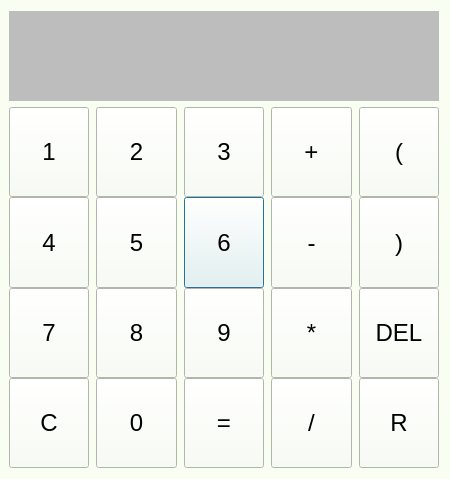
<?xml version="1.0" encoding="UTF-8"?>
<ui version="4.0">
 <class>Dialog</class>
 <widget class="QDialog" name="Dialog">
  <property name="geometry">
   <rect>
    <x>0</x>
    <y>0</y>
    <width>450</width>
    <height>479</height>
   </rect>
  </property>
  <property name="sizePolicy">
   <sizepolicy hsizetype="Expanding" vsizetype="Expanding">
    <horstretch>0</horstretch>
    <verstretch>0</verstretch>
   </sizepolicy>
  </property>
  <property name="maximumSize">
   <size>
    <width>450</width>
    <height>479</height>
   </size>
  </property>
  <property name="font">
   <font>
    <family>Arial</family>
    <pointsize>18</pointsize>
    <weight>50</weight>
    <italic>false</italic>
    <bold>false</bold>
   </font>
  </property>
  <property name="windowTitle">
   <string>计算器</string>
  </property>
  <property name="windowIcon">
   <iconset>
    <normaloff>:/icon/计算器.png</normaloff>:/icon/计算器.png</iconset>
  </property>
  <property name="styleSheet">
   <string notr="true">background-color: rgb(248, 255, 242);
font: 18pt &quot;Arial&quot;;
</string>
  </property>
  <layout class="QGridLayout" name="gridLayout_2" rowstretch="2,8">
   <property name="leftMargin">
    <number>9</number>
   </property>
   <property name="horizontalSpacing">
    <number>7</number>
   </property>
   <item row="1" column="0">
    <layout class="QGridLayout" name="gridLayout">
     <property name="horizontalSpacing">
      <number>7</number>
     </property>
     <item row="1" column="2">
      <widget class="QPushButton" name="pushButton_6">
       <property name="sizePolicy">
        <sizepolicy hsizetype="Expanding" vsizetype="Expanding">
         <horstretch>0</horstretch>
         <verstretch>0</verstretch>
        </sizepolicy>
       </property>
       <property name="text">
        <string>6</string>
       </property>
      </widget>
     </item>
     <item row="2" column="2">
      <widget class="QPushButton" name="pushButton_9">
       <property name="sizePolicy">
        <sizepolicy hsizetype="Expanding" vsizetype="Expanding">
         <horstretch>0</horstretch>
         <verstretch>0</verstretch>
        </sizepolicy>
       </property>
       <property name="text">
        <string>9</string>
       </property>
      </widget>
     </item>
     <item row="1" column="1">
      <widget class="QPushButton" name="pushButton_5">
       <property name="sizePolicy">
        <sizepolicy hsizetype="Expanding" vsizetype="Expanding">
         <horstretch>0</horstretch>
         <verstretch>0</verstretch>
        </sizepolicy>
       </property>
       <property name="text">
        <string>5</string>
       </property>
      </widget>
     </item>
     <item row="3" column="2">
      <widget class="QPushButton" name="pushButton_equ">
       <property name="sizePolicy">
        <sizepolicy hsizetype="Expanding" vsizetype="Expanding">
         <horstretch>0</horstretch>
         <verstretch>0</verstretch>
        </sizepolicy>
       </property>
       <property name="text">
        <string>=</string>
       </property>
      </widget>
     </item>
     <item row="3" column="3">
      <widget class="QPushButton" name="pushButton_div">
       <property name="sizePolicy">
        <sizepolicy hsizetype="Expanding" vsizetype="Expanding">
         <horstretch>0</horstretch>
         <verstretch>0</verstretch>
        </sizepolicy>
       </property>
       <property name="text">
        <string>/</string>
       </property>
      </widget>
     </item>
     <item row="3" column="0">
      <widget class="QPushButton" name="pushButton_c">
       <property name="sizePolicy">
        <sizepolicy hsizetype="Expanding" vsizetype="Expanding">
         <horstretch>0</horstretch>
         <verstretch>0</verstretch>
        </sizepolicy>
       </property>
       <property name="text">
        <string>C</string>
       </property>
      </widget>
     </item>
     <item row="2" column="0">
      <widget class="QPushButton" name="pushButton_7">
       <property name="sizePolicy">
        <sizepolicy hsizetype="Expanding" vsizetype="Expanding">
         <horstretch>0</horstretch>
         <verstretch>0</verstretch>
        </sizepolicy>
       </property>
       <property name="text">
        <string>7</string>
       </property>
      </widget>
     </item>
     <item row="1" column="3">
      <widget class="QPushButton" name="pushButton_sub">
       <property name="sizePolicy">
        <sizepolicy hsizetype="Expanding" vsizetype="Expanding">
         <horstretch>0</horstretch>
         <verstretch>0</verstretch>
        </sizepolicy>
       </property>
       <property name="text">
        <string>-</string>
       </property>
      </widget>
     </item>
     <item row="0" column="0">
      <widget class="QPushButton" name="pushButton_1">
       <property name="sizePolicy">
        <sizepolicy hsizetype="Expanding" vsizetype="Expanding">
         <horstretch>0</horstretch>
         <verstretch>0</verstretch>
        </sizepolicy>
       </property>
       <property name="font">
        <font>
         <family>Arial</family>
         <pointsize>18</pointsize>
         <weight>50</weight>
         <italic>false</italic>
         <bold>false</bold>
        </font>
       </property>
       <property name="autoFillBackground">
        <bool>false</bool>
       </property>
       <property name="styleSheet">
        <string notr="true"/>
       </property>
       <property name="text">
        <string>1</string>
       </property>
       <property name="autoDefault">
        <bool>true</bool>
       </property>
      </widget>
     </item>
     <item row="2" column="1">
      <widget class="QPushButton" name="pushButton_8">
       <property name="sizePolicy">
        <sizepolicy hsizetype="Expanding" vsizetype="Expanding">
         <horstretch>0</horstretch>
         <verstretch>0</verstretch>
        </sizepolicy>
       </property>
       <property name="text">
        <string>8</string>
       </property>
      </widget>
     </item>
     <item row="0" column="1">
      <widget class="QPushButton" name="pushButton_2">
       <property name="sizePolicy">
        <sizepolicy hsizetype="Expanding" vsizetype="Expanding">
         <horstretch>0</horstretch>
         <verstretch>0</verstretch>
        </sizepolicy>
       </property>
       <property name="styleSheet">
        <string notr="true"/>
       </property>
       <property name="text">
        <string>2</string>
       </property>
       <property name="autoDefault">
        <bool>true</bool>
       </property>
      </widget>
     </item>
     <item row="3" column="1">
      <widget class="QPushButton" name="pushButton_0">
       <property name="sizePolicy">
        <sizepolicy hsizetype="Expanding" vsizetype="Expanding">
         <horstretch>0</horstretch>
         <verstretch>0</verstretch>
        </sizepolicy>
       </property>
       <property name="text">
        <string>0</string>
       </property>
      </widget>
     </item>
     <item row="0" column="3">
      <widget class="QPushButton" name="pushButton_add">
       <property name="sizePolicy">
        <sizepolicy hsizetype="Expanding" vsizetype="Expanding">
         <horstretch>0</horstretch>
         <verstretch>0</verstretch>
        </sizepolicy>
       </property>
       <property name="text">
        <string>+</string>
       </property>
      </widget>
     </item>
     <item row="1" column="0">
      <widget class="QPushButton" name="pushButton_4">
       <property name="sizePolicy">
        <sizepolicy hsizetype="Expanding" vsizetype="Expanding">
         <horstretch>0</horstretch>
         <verstretch>0</verstretch>
        </sizepolicy>
       </property>
       <property name="text">
        <string>4</string>
       </property>
      </widget>
     </item>
     <item row="0" column="2">
      <widget class="QPushButton" name="pushButton_3">
       <property name="sizePolicy">
        <sizepolicy hsizetype="Expanding" vsizetype="Expanding">
         <horstretch>0</horstretch>
         <verstretch>0</verstretch>
        </sizepolicy>
       </property>
       <property name="text">
        <string>3</string>
       </property>
       <property name="default">
        <bool>false</bool>
       </property>
      </widget>
     </item>
     <item row="2" column="3">
      <widget class="QPushButton" name="pushButton_mul">
       <property name="sizePolicy">
        <sizepolicy hsizetype="Expanding" vsizetype="Expanding">
         <horstretch>0</horstretch>
         <verstretch>0</verstretch>
        </sizepolicy>
       </property>
       <property name="text">
        <string>*</string>
       </property>
      </widget>
     </item>
     <item row="0" column="4">
      <widget class="QPushButton" name="pushButton_left">
       <property name="sizePolicy">
        <sizepolicy hsizetype="Expanding" vsizetype="Expanding">
         <horstretch>0</horstretch>
         <verstretch>0</verstretch>
        </sizepolicy>
       </property>
       <property name="text">
        <string>(</string>
       </property>
      </widget>
     </item>
     <item row="1" column="4">
      <widget class="QPushButton" name="pushButton_right">
       <property name="sizePolicy">
        <sizepolicy hsizetype="Expanding" vsizetype="Expanding">
         <horstretch>0</horstretch>
         <verstretch>0</verstretch>
        </sizepolicy>
       </property>
       <property name="text">
        <string>)</string>
       </property>
      </widget>
     </item>
     <item row="2" column="4">
      <widget class="QPushButton" name="pushButton_del">
       <property name="sizePolicy">
        <sizepolicy hsizetype="Expanding" vsizetype="Expanding">
         <horstretch>0</horstretch>
         <verstretch>0</verstretch>
        </sizepolicy>
       </property>
       <property name="text">
        <string>DEL</string>
       </property>
      </widget>
     </item>
     <item row="3" column="4">
      <widget class="QPushButton" name="pushButton_r">
       <property name="sizePolicy">
        <sizepolicy hsizetype="Expanding" vsizetype="Expanding">
         <horstretch>0</horstretch>
         <verstretch>0</verstretch>
        </sizepolicy>
       </property>
       <property name="text">
        <string>R</string>
       </property>
      </widget>
     </item>
    </layout>
   </item>
   <item row="0" column="0">
    <widget class="QLabel" name="label">
     <property name="styleSheet">
      <string notr="true">font: 48pt &quot;Arial&quot;;
background-color: rgb(189, 189, 189);
</string>
     </property>
     <property name="text">
      <string/>
     </property>
     <property name="textFormat">
      <enum>Qt::AutoText</enum>
     </property>
     <property name="alignment">
      <set>Qt::AlignRight|Qt::AlignTrailing|Qt::AlignVCenter</set>
     </property>
    </widget>
   </item>
  </layout>
 </widget>
 <resources/>
 <connections/>
</ui>
